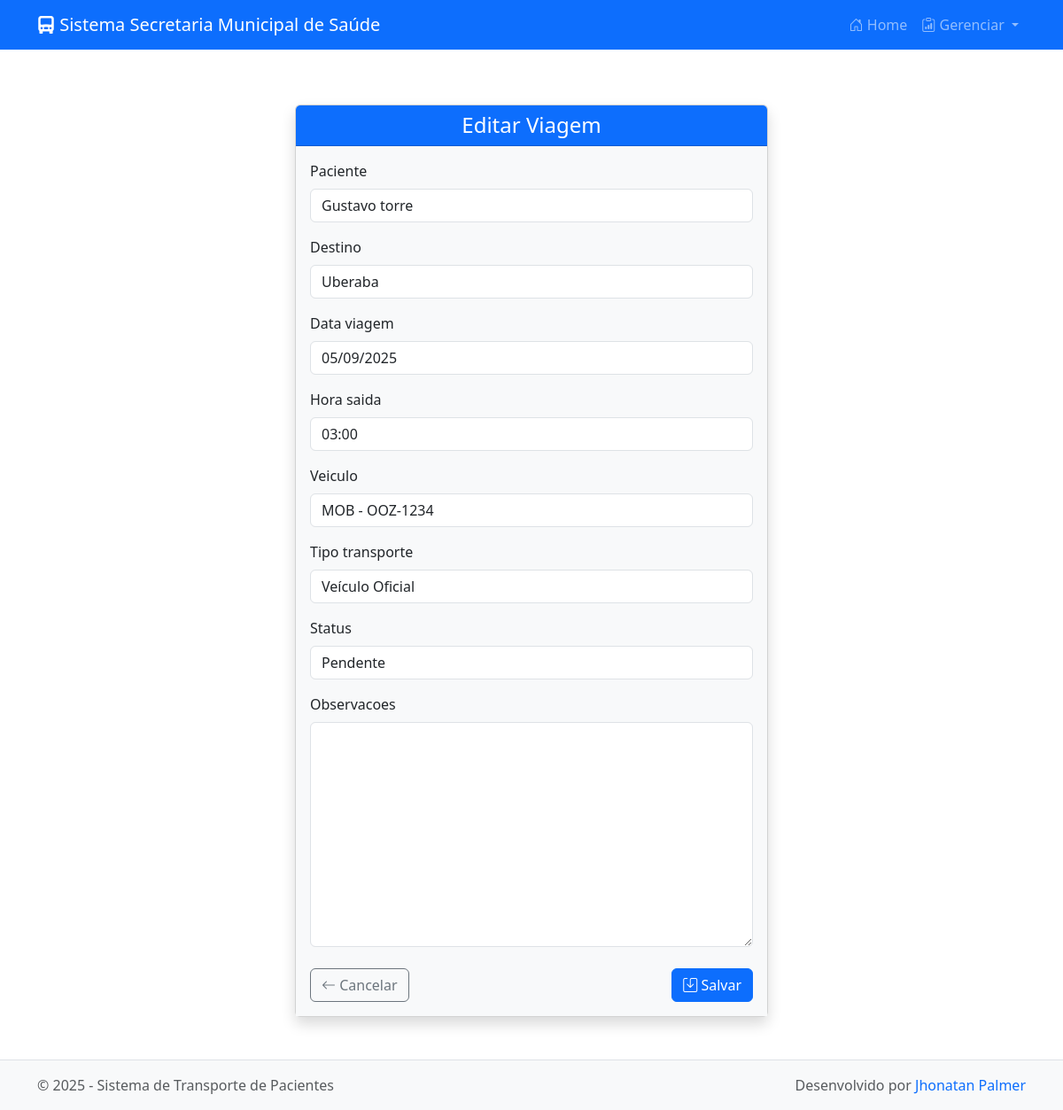
The page /editar/2/ on the database its author committed.
### viagens/models.py (models this page shows, shortened)
class Viagem(models.Model):
    TIPOS_TRANSPORTE = [
        ("oficial", "Veículo Oficial"),
        ("onibus", "Ônibus"),
        ("carro_proprio", "Carro Próprio"),
    ]
    STATUS = [
        ("pendente", "Pendente"),
        ("aprovado", "Aprovado"),
        ("cancelado", "Cancelado"),
    ]
    horario_saida = [
    (time(2, 0), '02:00'),
    (time(3, 0), '03:00'),
]
    cidade_destino = [
        ('Uberaba', 'Uberaba'),
        ('Fernandopolis', 'Fernandopolis'),
        ('Sao Jose do Rio Preto', 'Sao Jose do Rio Preto'),
        ('Barretos', 'Barretos'),
    ]
    paciente = models.ForeignKey(Paciente, on_delete=models.CASCADE)
    destino = models.CharField(max_length=200, choices=cidade_destino)
    data_viagem = models.DateField()
    hora_saida = models.TimeField(choices=horario_saida, null=True, blank=True)
    veiculo = models.ForeignKey(Veiculo, on_delete=models.SET_NULL, null=True, blank=True)
    tipo_transporte = models.CharField(max_length=30, choices=TIPOS_TRANSPORTE)
    status = models.CharField(max_length=20, choices=STATUS, default="pendente")
    observacoes = models.TextField(blank=True)

### viagens/views.py (the view)
# urls.py: path('editar/<int:pk>/', ViagemUpdateView.as_view(), name='viagem-edit'),
class ViagemUpdateView(UpdateView):
    model = Viagem
    form_class = ViagemForm
    template_name = 'viagens/viagem_form.html'
    success_url = reverse_lazy('viagem-list')

### viagens/forms.py
class ViagemForm(forms.ModelForm):
    class Meta:
        model = Viagem
        fields = '__all__'
    def __init__(self, *args, **kwargs):
        super(ViagemForm, self).__init__(*args, **kwargs)
        self.fields['hora_saida'].widget = forms.Select(choices=Viagem.horario_saida)

### pacientes/models.py (called while the page is built)
    def __str__(self):
        return self.nome

### veiculos/models.py (called while the page is built)
    def __str__(self):
        return f"{self.modelo} - {self.placa}"

### viagens/templates/viagens/viagem_form.html (shortened to what this page needs)
{% extends 'base.html' %}
{% load widget_tweaks %}
{% block content %}
<div class="container mt-5">
    <div class="row justify-content-center">
        <div class="col-md-8 col-lg-6">
            <div class="card shadow">
                <div class="card-header bg-primary text-white">
                    <h4 class="mb-0 text-center">
                        {% if form.instance.pk %}Editar Viagem{% else %}Nova Viagem{% endif %}
                    </h4>
                </div>
                <div class="card-body bg-light">
                    <form method="post" novalidate>
                        {% for field in form %}
                            <div class="mb-3">
                                <label for="{{ field.id_for_label }}" class="form-label">{{ field.label }}</label>
                                {{ field|add_class:"form-control" }}
                            </div>
                        {% endfor %}
                        <div class="d-flex justify-content-between mt-4">
                            <a href="{% url 'viagem-list' %}" class="btn btn-outline-secondary">
                                <i class="bi bi-arrow-left"></i> Cancelar
                            </a>
                            <button type="submit" class="btn btn-primary">
                                <i class="bi bi-save"></i> Salvar
                            </button>
                        </div>
                    </form>
                </div>
            </div>
        </div>
    </div>
</div>
{% endblock %}

### secretaria_it/templates/base.html (style rules this page uses)
body { padding-top: 70px; }

### rows shown on the page
Viagem: form "Gustavo torre" "Uberaba" "05/09/2025" "03:00" "MOB - OOZ-1234" "Veículo Oficial" "Pendente"

### other values the page prints
{{ field.label }} "Paciente" "Destino" "Data viagem" "Hora saida" "Veiculo" "Tipo transporte" "Status" "Observacoes"
{{ year|default:"2025" }} "2025"
